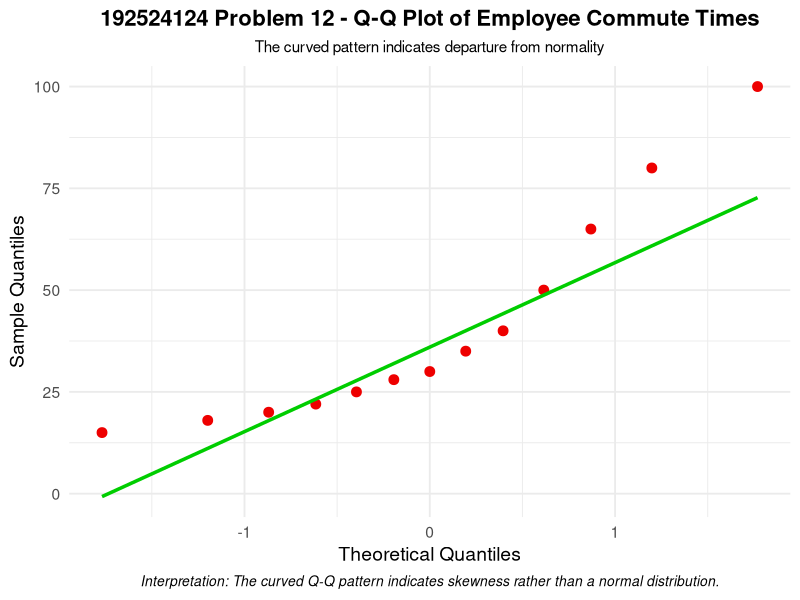

R code for this plot:
# Problem 12 - Q-Q Plot

library(ggplot2)

commute <- data.frame(
  Commute_Time = c(
    15, 18, 20, 22, 25,
    28, 30, 35, 40, 50,
    65, 80, 100
  )
)

ggplot(
  commute,
  aes(sample = Commute_Time)
) +
  
  stat_qq(
    color = "red2",
    size = 3
  ) +
  
  stat_qq_line(
    color = "green3",
    linewidth = 1.2
  ) +
  
  labs(
    title = "192524124 Problem 12 - Q-Q Plot of Employee Commute Times",
    subtitle = "The curved pattern indicates departure from normality",
    x = "Theoretical Quantiles",
    y = "Sample Quantiles",
    caption = "Interpretation: The curved Q-Q pattern indicates skewness rather than a normal distribution."
  ) +
  
  theme_minimal(base_size = 14) +
  
  theme(
    plot.title = element_text(
      hjust = 0.5,
      face = "bold",
      size = 16
    ),
    plot.subtitle = element_text(
      hjust = 0.5,
      size = 11
    ),
    plot.caption = element_text(
      hjust = 0.5,
      face = "italic",
      size = 10
    )
  )
